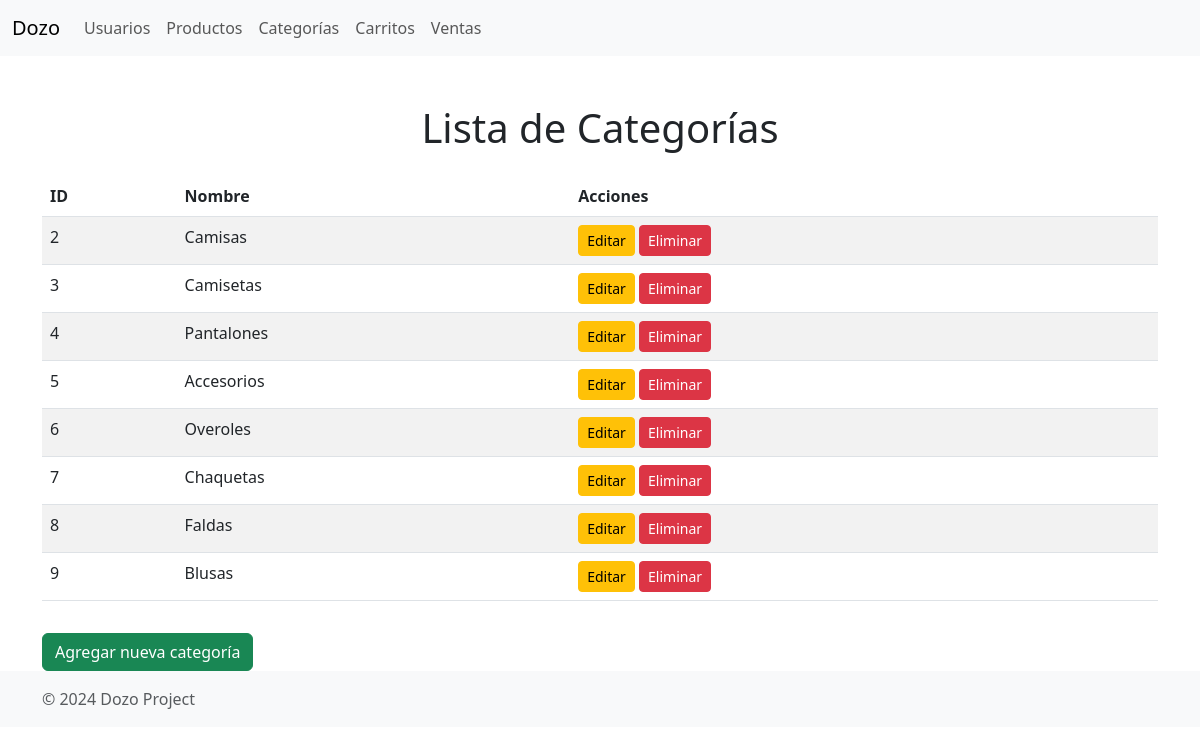
Page /categorias/ on the committed database.
### Dozo/models.py (models this page shows, shortened)
class Categoria(models.Model):
    nombre = models.CharField(max_length=100)

### Dozo/views.py (the view)
# urls.py: path('categorias/', views.mostrar_categoria, name='mostrar_categoria'),
def mostrar_categoria(request):
    categorias = Categoria.objects.all()
    return render(request, 'categorias/categoria_list.html', {
        'categorias': categorias
    })

### Dozo/templates/categorias/categoria_list.html (shortened to what this page needs)
<!DOCTYPE html>
<html lang="en">
<head>
    <link href="https://cdn.jsdelivr.net/npm/bootstrap@5.3.0/dist/css/bootstrap.min.css" rel="stylesheet">
</head>
<body>
    <nav class="navbar navbar-expand-lg navbar-light bg-light">
        <div class="container-fluid">
            <a class="navbar-brand" href="#">Dozo</a>
            <div class="collapse navbar-collapse" id="navbarNav">
                <ul class="navbar-nav">
                    <li class="nav-item">
                        <a class="nav-link" href="/users/">Usuarios</a>
                    </li>
                    <li class="nav-item">
                        <a class="nav-link" href="/productos/">Productos</a>
                    </li>
                    <li class="nav-item">
                        <a class="nav-link" href="/categorias/">Categorías</a>
                    </li>
                    <li class="nav-item">
                        <a class="nav-link" href="/carritos/">Carritos</a>
                    </li>
                    <li class="nav-item">
                        <a class="nav-link" href="/ventas/">Ventas</a>
                    </li>
                </ul>
            </div>
        </div>
    </nav>
    <div class="container mt-5">
        <h1 class="text-center">Lista de Categorías</h1>
        <table class="table table-striped mt-4">
            <thead>
                <tr>
                    <th>ID</th>
                    <th>Nombre</th>
                    <th>Acciones</th>
                </tr>
            </thead>
            <tbody>
                {% for categoria in categorias %}
                <tr>
                    <td>{{ categoria.id }}</td>
                    <td>{{ categoria.nombre }}</td>
                    <td>
                        <a href="/categorias/editar/{{ categoria.id }}/" class="btn btn-sm btn-warning">Editar</a>
                        <a href="/categorias/eliminar/{{ categoria.id }}/" class="btn btn-sm btn-danger">Eliminar</a>
                    </td>
                </tr>
                {% endfor %}
            </tbody>
        </table>
        <a href="/categorias/nueva/" class="btn btn-success mt-3">Agregar nueva categoría</a>
    </div>
    <footer class="footer mt-auto py-3 bg-light">
        <div class="container">
            <span class="text-muted">&copy; 2024 Dozo Project</span>
        </div>
    </footer>
</body>
</html>

### rows in the picture
Categoria: id "2", nombre "Camisas"
Categoria: id "3", nombre "Camisetas"
Categoria: id "4", nombre "Pantalones"
Categoria: id "5", nombre "Accesorios"
Categoria: id "6", nombre "Overoles"
Categoria: id "7", nombre "Chaquetas"
Categoria: id "8", nombre "Faldas"
Categoria: id "9", nombre "Blusas"
